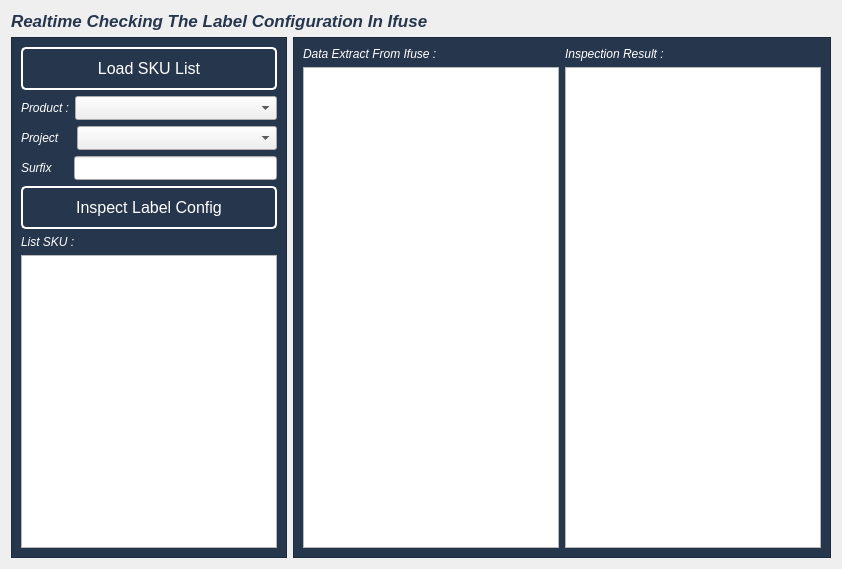
         <widget class="QWidget" name="p_realtime_chk">
          <layout class="QGridLayout" name="gridLayout_19">
           <item row="0" column="0" colspan="2">
            <widget class="QLabel" name="lb_tieuDe_5">
             <property name="font">
              <font>
               <pointsize>13</pointsize>
               <italic>true</italic>
               <bold>true</bold>
              </font>
             </property>
             <property name="styleSheet">
              <string notr="true">color: #26364d;
font-weight:bold;
</string>
             </property>
             <property name="text">
              <string>Realtime Checking The Label Configuration In Ifuse</string>
             </property>
            </widget>
           </item>
           <item row="1" column="0">
            <widget class="QFrame" name="f_real_find">
             <property name="sizePolicy">
              <sizepolicy hsizetype="Fixed" vsizetype="Preferred">
               <horstretch>0</horstretch>
               <verstretch>0</verstretch>
              </sizepolicy>
             </property>
             <property name="minimumSize">
              <size>
               <width>191</width>
               <height>521</height>
              </size>
             </property>
             <property name="styleSheet">
              <string notr="true">#f_real_find
{
 background-color: #26364d;
}
QPushButton  {
    background-color: #26364d;   /* Màu nền xanh */
    color: white;             /* Chữ màu trắng */
    border: 2px solid white;  /* Viền trắng */
    padding: 10px 20px;       /* Khoảng cách trong */
    border-radius: 5px;       /* Bo góc */
    cursor: pointer;          /* Hiện tay khi hover */
    font-size: 16px;          /* Kích thước chữ */
    qproperty-iconSize: 24px 24px;
    text-align: center;
   padding-left: 20px;
}

#f_real_find QPushButton:hover {
    background-color: #3a5a80; /* Đổi màu khi hover */
}
#f_real_find QPushButton:pressed {
    background-color: #3a5a80;   /* Màu khi bấm */
    padding-left: 12px;           /* Giảm padding để cảm giác nhỏ lại */
    padding-top: 8px;
    transform: scale(0.95);       /* (Không hỗ trợ trong Qt CSS, chỉ có thể dùng animation) */
}</string>
             </property>
             <property name="frameShape">
              <enum>QFrame::Shape::StyledPanel</enum>
             </property>
             <property name="frameShadow">
              <enum>QFrame::Shadow::Raised</enum>
             </property>
             <layout class="QGridLayout" name="gridLayout_16">
              <item row="2" column="0">
               <layout class="QHBoxLayout" name="horizontalLayout_54">
                <property name="spacing">
                 <number>17</number>
                </property>
                <item>
                 <widget class="QLabel" name="label_74">
                  <property name="sizePolicy">
                   <sizepolicy hsizetype="Fixed" vsizetype="Preferred">
                    <horstretch>0</horstretch>
                    <verstretch>0</verstretch>
                   </sizepolicy>
                  </property>
                  <property name="font">
                   <font>
                    <pointsize>9</pointsize>
                    <italic>true</italic>
                   </font>
                  </property>
                  <property name="styleSheet">
                   <string notr="true">color: rgb(255, 255, 255);</string>
                  </property>
                  <property name="text">
                   <string>Project</string>
                  </property>
                 </widget>
                </item>
                <item>
                 <widget class="QComboBox" name="cb_realtime_project">
                  <property name="minimumSize">
                   <size>
                    <width>97</width>
                    <height>24</height>
                   </size>
                  </property>
                 </widget>
                </item>
               </layout>
              </item>
              <item row="1" column="0">
               <layout class="QHBoxLayout" name="horizontalLayout_26">
                <item>
                 <widget class="QLabel" name="label_38">
                  <property name="sizePolicy">
                   <sizepolicy hsizetype="Fixed" vsizetype="Preferred">
                    <horstretch>0</horstretch>
                    <verstretch>0</verstretch>
                   </sizepolicy>
                  </property>
                  <property name="font">
                   <font>
                    <pointsize>9</pointsize>
                    <italic>true</italic>
                   </font>
                  </property>
                  <property name="styleSheet">
                   <string notr="true">color: rgb(255, 255, 255);</string>
                  </property>
                  <property name="text">
                   <string>Product :</string>
                  </property>
                 </widget>
                </item>
                <item>
                 <widget class="QComboBox" name="cb_realtime_product">
                  <property name="minimumSize">
                   <size>
                    <width>97</width>
                    <height>24</height>
                   </size>
                  </property>
                 </widget>
                </item>
               </layout>
              </item>
              <item row="5" column="0">
               <widget class="QLabel" name="label_7">
                <property name="font">
                 <font>
                  <pointsize>9</pointsize>
                  <italic>true</italic>
                 </font>
                </property>
                <property name="styleSheet">
                 <string notr="true">color: rgb(255, 255, 255);</string>
                </property>
                <property name="text">
                 <string>List SKU :</string>
                </property>
               </widget>
              </item>
              <item row="3" column="0">
               <layout class="QHBoxLayout" name="horizontalLayout_53">
                <property name="spacing">
                 <number>21</number>
                </property>
                <item>
                 <widget class="QLabel" name="label_73">
                  <property name="sizePolicy">
                   <sizepolicy hsizetype="Fixed" vsizetype="Preferred">
                    <horstretch>0</horstretch>
                    <verstretch>0</verstretch>
                   </sizepolicy>
                  </property>
                  <property name="font">
                   <font>
                    <pointsize>9</pointsize>
                    <italic>true</italic>
                   </font>
                  </property>
                  <property name="styleSheet">
                   <string notr="true">color: rgb(255, 255, 255);</string>
                  </property>
                  <property name="text">
                   <string>Surfix</string>
                  </property>
                 </widget>
                </item>
                <item>
                 <widget class="QLineEdit" name="cb_realtime_surfix">
                  <property name="minimumSize">
                   <size>
                    <width>97</width>
                    <height>24</height>
                   </size>
                  </property>
                  <property name="alignment">
                   <set>Qt::AlignmentFlag::AlignCenter</set>
                  </property>
                 </widget>
                </item>
               </layout>
              </item>
              <item row="0" column="0">
               <widget class="QPushButton" name="bt_realtime_load_sku">
                <property name="minimumSize">
                 <size>
                  <width>151</width>
                  <height>41</height>
                 </size>
                </property>
                <property name="text">
                 <string>Load SKU List</string>
                </property>
               </widget>
              </item>
              <item row="6" column="0">
               <widget class="QListView" name="list_realtime_sku"/>
              </item>
              <item row="4" column="0">
               <widget class="QPushButton" name="bt_realtime_inspect">
                <property name="minimumSize">
                 <size>
                  <width>151</width>
                  <height>41</height>
                 </size>
                </property>
                <property name="text">
                 <string>Inspect Label Config</string>
                </property>
               </widget>
              </item>
             </layout>
            </widget>
           </item>
           <item row="1" column="1">
            <widget class="QFrame" name="f_real_content">
             <property name="styleSheet">
              <string notr="true">#f_real_content
{
 background-color: #26364d;
}</string>
             </property>
             <property name="frameShape">
              <enum>QFrame::Shape::StyledPanel</enum>
             </property>
             <property name="frameShadow">
              <enum>QFrame::Shadow::Raised</enum>
             </property>
             <layout class="QGridLayout" name="gridLayout_15">
              <item row="0" column="0">
               <layout class="QVBoxLayout" name="verticalLayout_11">
                <item>
                 <widget class="QLabel" name="label_75">
                  <property name="font">
                   <font>
                    <pointsize>9</pointsize>
                    <italic>true</italic>
                   </font>
                  </property>
                  <property name="styleSheet">
                   <string notr="true">color: rgb(255, 255, 255);</string>
                  </property>
                  <property name="text">
                   <string>Data Extract From Ifuse :</string>
                  </property>
                 </widget>
                </item>
                <item>
                 <widget class="QTableView" name="table_realtime_keyconfig"/>
                </item>
               </layout>
              </item>
              <item row="0" column="1">
               <layout class="QVBoxLayout" name="verticalLayout_12">
                <item>
                 <widget class="QLabel" name="label_76">
                  <property name="font">
                   <font>
                    <pointsize>9</pointsize>
                    <italic>true</italic>
                   </font>
                  </property>
                  <property name="styleSheet">
                   <string notr="true">color: rgb(255, 255, 255);</string>
                  </property>
                  <property name="text">
                   <string>Inspection Result :</string>
                  </property>
                 </widget>
                </item>
                <item>
                 <widget class="QTableView" name="table_realtime_result"/>
                </item>
               </layout>
              </item>
             </layout>
            </widget>
           </item>
          </layout>
         </widget>
